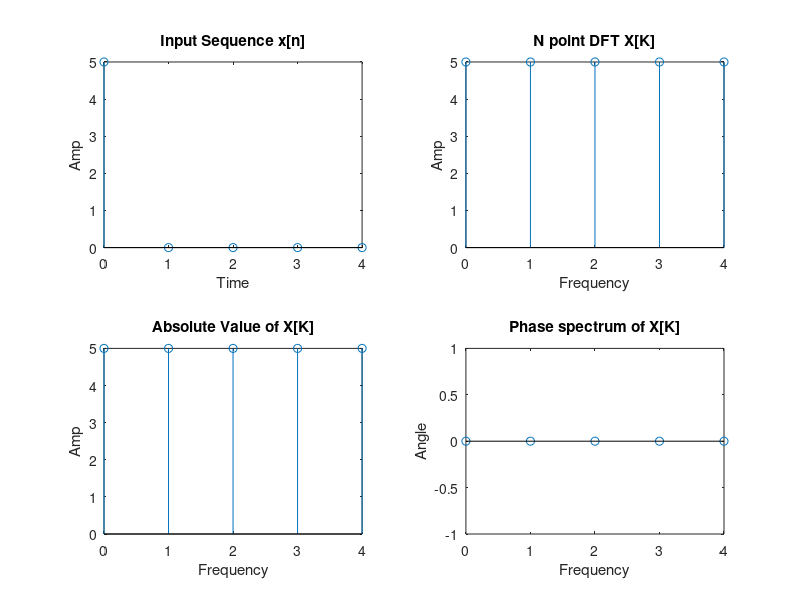

MATLAB code to generate this figure:
%Calculating The DFT Using Analytical Method%
clc;
clear all;
x=input('Enter the sequence: ');  %taking input sequence from the user
N=input('Enter N-point for DFT: '); %taking the N-point value from the user
xn=[x,zeros(1,N-length(x))];  %padding the input sequence with sufficient zeros
Xk=zeros(1,N); %defining the result vector
for k=0:N-1 %analytical method loop
  for n=0:N-1
    Xk(k+1)=Xk(k+1)+xn(n+1).*exp((-j*2*pi*k*n)/N);  %formula for calculating the DFT
  endfor
end
t=0:N-1;  %defining the time variable
Xkabs=abs(Xk);  %vector storing the absolute values of X(K)
Xkangle=angle(Xk);  %vector storing the angle values of X(K)
subplot(2,2,1);
stem(t,xn); %plotting the input sequence
xlabel('Time');
ylabel('Amp');
title('Input Sequence x[n]');

subplot(2,2,2);
stem(t,Xk); %plotting the DFT sequence
xlabel('Frequency');
ylabel('Amp');
title('N point DFT X[K]');

subplot(2,2,3);
stem(t,Xkabs);  %plotting the absolute value of X(K)
xlabel('Frequency');
ylabel('Amp');
title('Absolute Value of X[K]');

subplot(2,2,4);
stem(t,Xkangle);  %plotting the angle value of X(K)
xlabel('Frequency');
ylabel('Angle');
title('Phase spectrum of X[K]');
